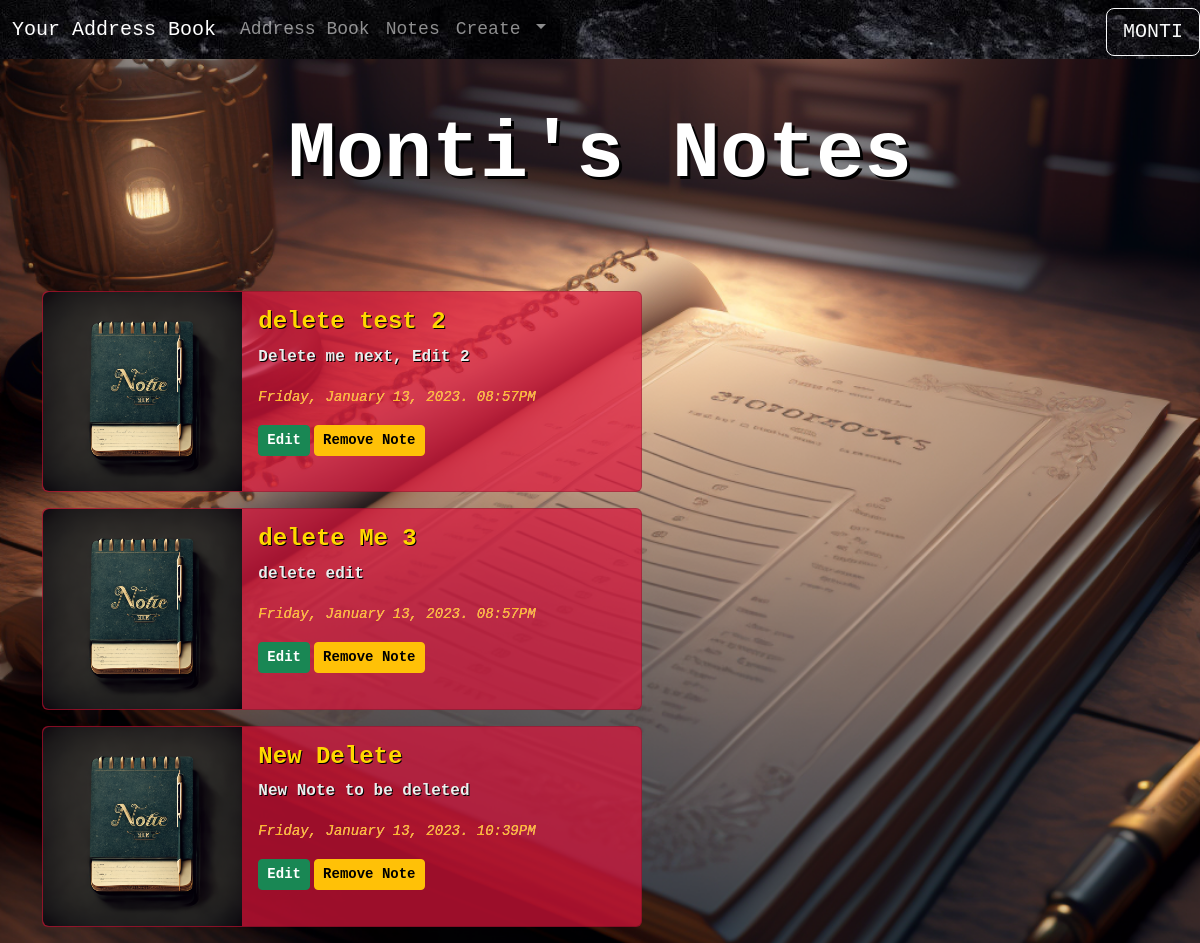
The app's page /notes (signed in) with its own data.
### app/models.py (models this page shows, shortened)
class User(db.Model, UserMixin):
    id = db.Column(db.Integer, primary_key=True)
    first_name = db.Column(db.String(25), nullable=False)
    last_name = db.Column(db.String(25), nullable=False)
    email = db.Column(db.String(50), nullable=False, unique=True)
    username = db.Column(db.String(50), nullable=False, unique=True)
    password = db.Column(db.String(256), nullable=False)
    date_created = db.Column(db.DateTime, nullable=False, default=datetime.utcnow)
    address = db.relationship('Address', backref='author', lazy='dynamic')
    notes = db.relationship('Post', backref='author', lazy='dynamic')

class Post(db.Model):
    id = db.Column(db.Integer, primary_key=True)
    title = db.Column(db.String, nullable=False)
    body = db.Column(db.String, nullable=False)
    date_created = db.Column(db.DateTime, nullable=False, default=datetime.utcnow)
    user_id = db.Column(db.Integer, db.ForeignKey('user.id'))

### app/routes.py (the view)
@app.route('/notes')
@login_required
def notes():
    if current_user.is_authenticated:
        notes = current_user.notes.all()
    else:
        notes = []
    return render_template('notes.html', notes=notes)

### app/models.py (called while the page is built)
@login.user_loader
def load_user(user_id):
    return User.query.get(user_id)

### app/templates/notes.html (shortened to what this page needs)
{% extends 'base.html' %}
{% block content %}
<h4 class="home1 text-center mt-5">{{ current_user.first_name.title() }}'s Notes</h4>
{% for note in notes%}
<div class="crd1 card mb-3" style="max-width: 50vmax;">
  <div class="row g-0">
    <div class="col-md-4">
      <img src="{{url_for('static', filename='note.png')}}" class="img-fluid rounded-start" alt="...">
    </div>
    <div class="col-md-8">
      <div class="card-body">
        <h4 class="ct1 card-title">{{ note.title }}</h4>
        <p class="cb1 card-text">{{ note.body }}</p>
        <p class="cb2 card-text"><small><cite title="Source Title">{{ note.date_created.strftime('%A, %B %d, %Y. %I:%M%p') }}</cite></small></p>
        <a href="{{ url_for('edit_post', post_id=note.id) }}" class="edbtn cont btn btn-success btn-sm">Edit</a>
        <button type="button" class="delbtn cont2 btn btn-warning btn-sm" data-bs-toggle="modal" data-bs-target="#deleteModal-{{note.id}}">
          Remove Note
      </button>
      </div>
    </div>
  </div>
</div>
{% endfor %}
{% endblock %}

### app/templates/nav.html (shortened to what this page needs)
<nav class="navbar navbar-expand-lg bg-dark sticky-top" data-bs-theme="dark" style="background-image: url('static/blackstone.jpg');">
    <div class="container-fluid">
        <a class="navbar-brand" href="{{url_for('index')}}">Your Address Book</a>
        <div class="collapse navbar-collapse" id="navbarNavAltMarkup">
            <div class="navbar-nav">
                {% if current_user.is_authenticated %}
                <a class="nav-link" href="{{url_for('address')}}">Address Book</a>
                <a class="nav-link" href="{{url_for('notes')}}">Notes</a>
                <li class="nav-item dropdown">
                <a class="nav-link dropdown-toggle" href="#" role="button" data-bs-toggle="dropdown" aria-expanded="false">
                    Create
                </a>
                </li>
                <button class="btn btn-outline-light btn-lg position-absolute top-05 end-0" type="button" data-bs-toggle="offcanvas" data-bs-target="#offcanvasWithBothOptions" aria-controls="offcanvasWithBothOptions">{{current_user.first_name.upper()}}</button>
                {% else %}
            <a class="nav-link" href="{{url_for('index')}}">Welcome</a>
            <a class="nav-link" href="{{url_for('address')}}">Address Book</a>
            <a class="nav-link" href="{{url_for('notes')}}">Notes</a>
            <a class="nav-link" href="{{url_for('login')}}">Log In</a>
            <a class="nav-link" href="{{url_for('signup')}}">Sign Up</a>
                {% endif %}
            </div>
        </div>
    </div>
</nav>

### app/static/stylesheet.css (style rules this page uses)
.home1 { color: white; font-weight: bold; font-family: "Courier New", Courier, monospace; font-size: 5em; text-shadow: 3px 3px 0px black; padding-bottom: 1em; }
.navbar { font-family: "Courier New", Courier, monospace; font-size: large; }
.cont { font-family: "Courier New", Courier, monospace; font-weight: bold; }
.cont2 { font-family: "Courier New", Courier, monospace; font-weight: bold; }
.crd1 { background-color: rgba(220, 20, 60, 0.708); }
.ct1 { color: gold; text-shadow: 1px 1px 0px black; font-family: "Courier New", Courier, monospace; font-weight: bold; }
.cb1 { color: rgb(237, 237, 237); text-shadow: 1px 1px 0px black; font-family: "Courier New", Courier, monospace; font-weight: bold; }
.cb2 { color: rgba(255, 170, 1, 0.856); text-shadow: 0px 0px 0px rgb(255, 255, 255); font-family: "Courier New", Courier, monospace; }

### records on screen
User: first_name "MONTI", first_name "Monti"
Post: title "delete test 2", body "Delete me next, Edit 2", date_created "Friday, January 13, 2023. 08:57PM"
Post: title "delete Me 3", body "delete edit", date_created "Friday, January 13, 2023. 08:57PM"
Post: title "New Delete", body "New Note to be deleted", date_created "Friday, January 13, 2023. 10:39PM"
